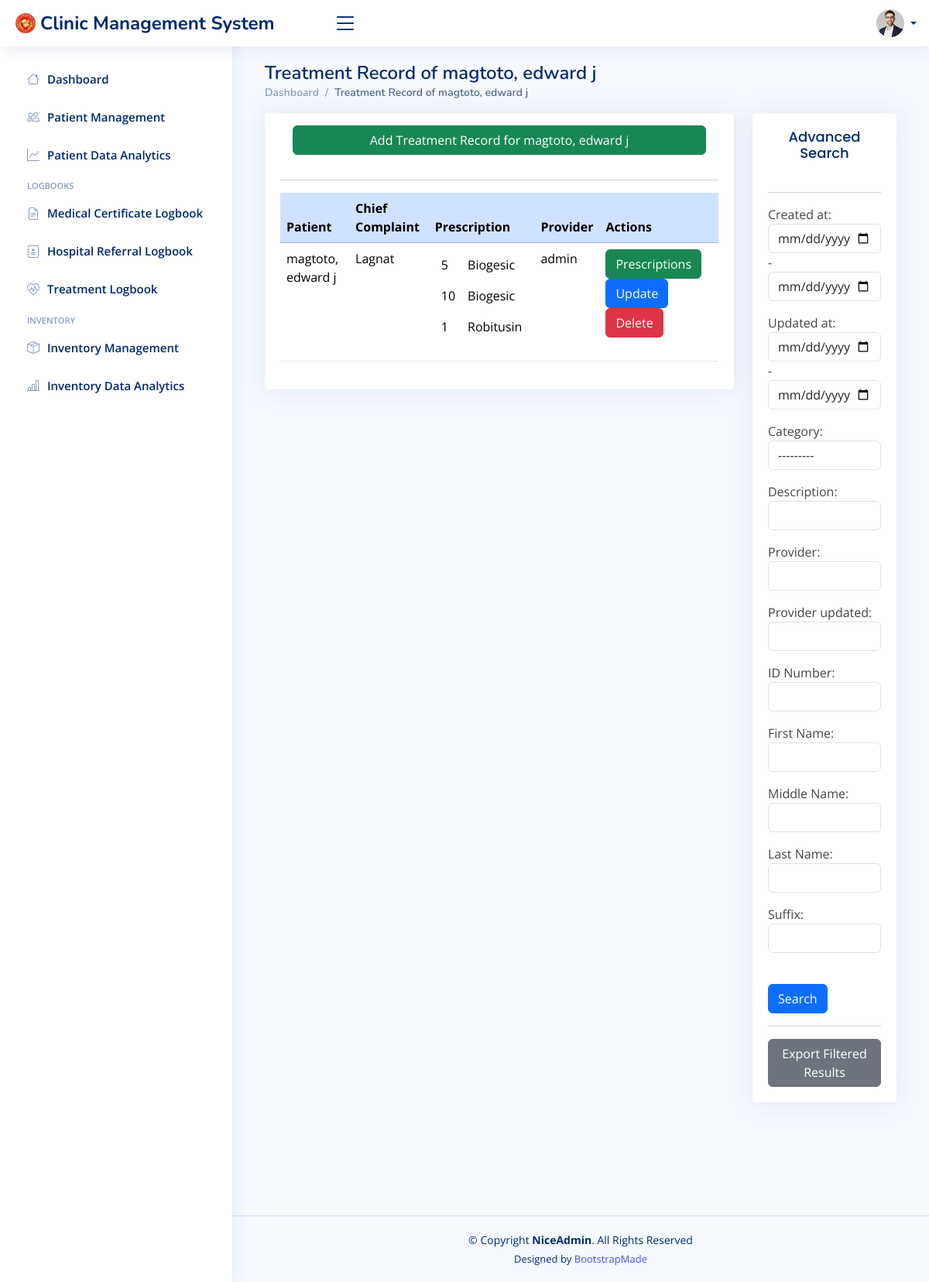
Page /treatmentdata/1/ on the earlier database version.
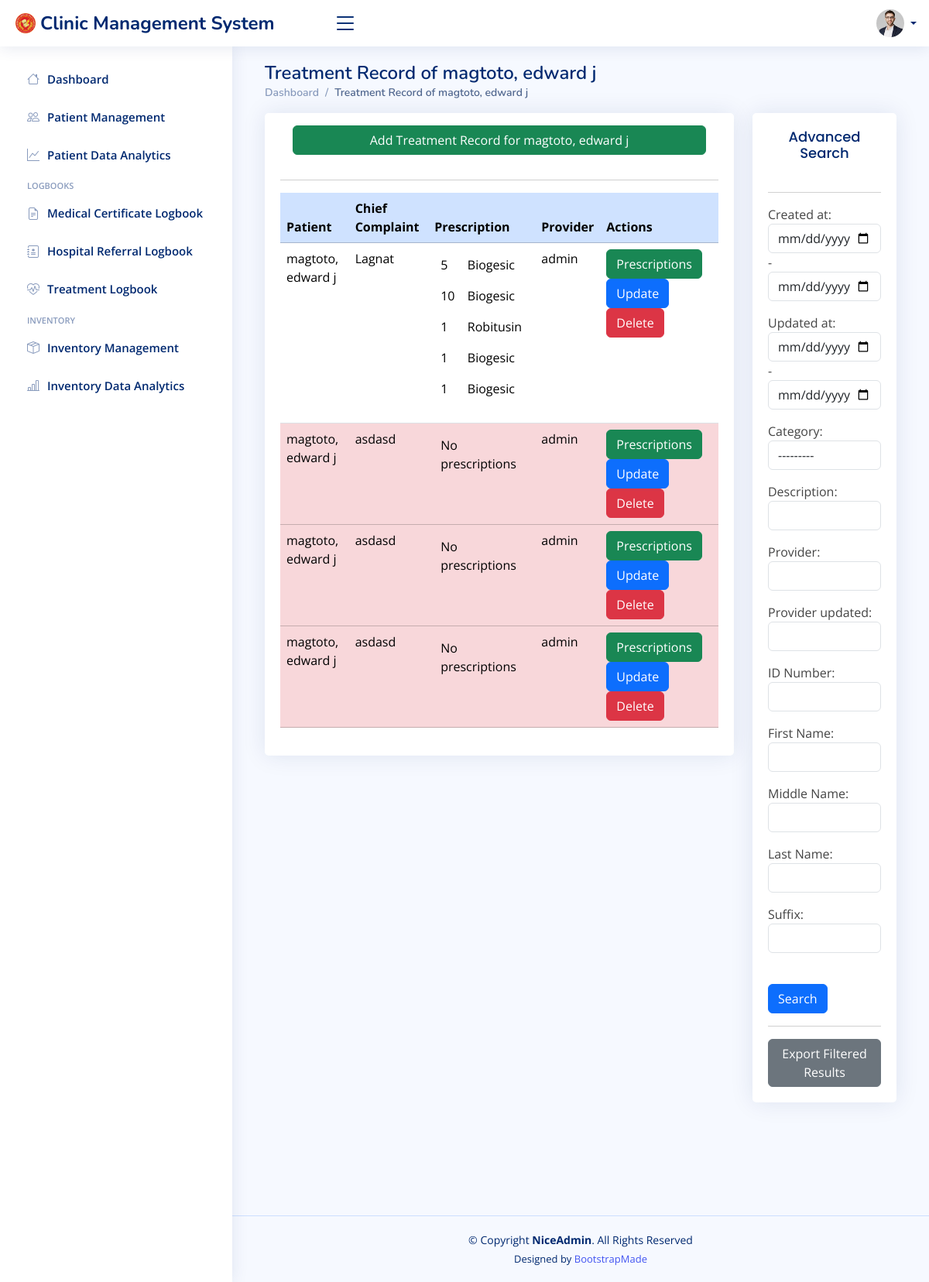
Same page on the later database version.
### cms/models.py (models this page shows, shortened)
class Treatment_logbook(models.Model):
    created_at = models.DateTimeField(auto_now_add=True)
    updated_at = models.DateTimeField(auto_now=True)
    unique_number = models.ForeignKey('Patient', on_delete=models.RESTRICT)
    CATEGORY_CHOICES = [
        ("A", "A. Alimentary System"),
        ("B", "B. Respiratory System"),
        ("C", "C. Musculo-Skeletal System"),
        ("D", "D. Integumentary System"),
        ("E", "E. Urinary System"),
        ("F", "F. Metabolic Endocrine System"),
        ("G", "G. Cardiovascular System"),
        ("H", "H. Eyes, Ears, Nose & Throat Disorders"),
        ("I", "I. Communicable Diseases"),
        ("J", "J. Blood Disorders"),
        ("K", "K. Neurological Disorders"),
        ("L", "L. OB-GYNE Cases"),
        ("M", "M. Dental Cases"),
        ("N", "N. Physical Examinations"),
        ("O", "O. Referrals"),
        ("P", "P. Follow-up Check-up"),
        ("Q", "Q. Others"),
    ]
    category = models.CharField(max_length=1, choices=CATEGORY_CHOICES)
    description = models.CharField(max_length=1000)
    provider = models.CharField(max_length=100)
    provider_updated = models.CharField(max_length=100, blank=True)

class patient(models.Model):
    created_at = models.DateTimeField(auto_now_add=True)
    updated_at = models.DateTimeField(auto_now=True)
    unique_number = models.CharField(unique=True, max_length=10)
    first_name = models.CharField(max_length=100)
    middle_name = models.CharField(max_length=100)
    last_name = models.CharField(max_length=100)
    suffix = models.CharField(max_length=2, blank=True)
    SEX_CHOICES = [
        ("Male", "Male"),
        ("Female", "Female"),
    ]
    sex = models.CharField(max_length=6, choices=SEX_CHOICES)
    height = models.CharField(max_length=10, blank=True)
    weight = models.CharField(max_length=10, blank=True)
    address = models.CharField(max_length=100, blank=True)
    DEPARTMENT_CHOICES = [
        ("Empl", "Employee"),
        ("COE", "COE - College of Education"),
        ("CEA", "CEA - College of Architecture and Engineering"),
        ("CBS", "CBS - College of Business Studies"),
        ("CAS", "CAS - College of Arts and Science"),
        ("CSSP", "CSSP - College of Scial Science and Philosophy"),
        ("CCS", "CCS - College of Computing Studies"),
        ("CHTM", "CHTM - College of Hospitality and Tourism Management"),
        ("CIT", "CIT - College of Industrial Technology"),
        ("Law", "Law - School of Law"),
        ("GS", "GS - Graduate Studies"),
        ("SHS", "SHS - Senior High School"),
        ("LHS", "LHS - Laboratory High School"),
    ]
    department = models.CharField(max_length=4, choices=DEPARTMENT_CHOICES)
    course = models.CharField(max_length=100, blank=True, null=True)
    year_and_section = models.CharField(max_length=10, blank=True)
    contact_number = models.PositiveIntegerField(default='09')
    provider = models.CharField(max_length=100, blank=True)
    provider_updated = models.CharField(max_length=100, blank=True)
    def __str__(self):
        return f'{self.last_name}, {self.first_name} {self.middle_name}'

class Prescription(models.Model):
    created_at = models.DateTimeField(auto_now_add=True)
    updated_at = models.DateTimeField(auto_now=True)
    treatment_logbook = models.ForeignKey('Treatment_logbook', on_delete=models.RESTRICT, related_name='prescriptions')
    medicine = models.ForeignKey('Stock', on_delete=models.RESTRICT)
    quantity_prescribed = models.PositiveIntegerField(default=1)
    description = models.CharField(max_length=1000, null=True, blank=True)
    provider = models.CharField(max_length=100, blank=True)
    provider_updated = models.CharField(max_length=100, blank=True)

class Stock(models.Model):
    created_at = models.DateTimeField(auto_now_add=True)
    updated_at = models.DateTimeField(auto_now=True)
    medicine = models.ForeignKey("Medicine", on_delete=models.RESTRICT)
    stock_quantity = models.PositiveIntegerField(default=0)
    choices = [
        ("box", "Box"),
        ("piece", "Piece"),
    ]
    unit = models.CharField(max_length=5, choices=choices)
    quantity_per_unit = models.PositiveIntegerField(default=1)
    expiration_date = models.DateField()
    initial_stocks = models.PositiveIntegerField(blank=True, null=True)
    current_stock = models.PositiveIntegerField(blank=True, null=True)
    provider = models.CharField(max_length=100, blank=True, null=True)
    provider_updated = models.CharField(max_length=100, blank=True)
    disposed = models.BooleanField(default=False)

class Medicine(models.Model):
    created_at = models.DateTimeField(auto_now_add=True)
    updated_at = models.DateTimeField(auto_now=True)
    brand_name = models.CharField(max_length=100)
    generic_name = models.CharField(max_length=100)
    dosage_form = models.CharField(max_length=100)
    dosage_strength = models.CharField(max_length=100)
    provider = models.CharField(max_length=100, blank=True, null=True)
    provider_updated = models.CharField(max_length=100, blank=True)

### cms/views.py (the view)
# urls.py: path('treatmentdata/<str:fk>/', views.treatmentdata_view, name="Treatment Data"),
def treatmentdata_view(request, fk):
    if fk == '0':
        p = '0'
        myFilter = TreatmentFilter(request.GET, queryset=Treatment_logbook.objects.all().order_by('-id'))
    else:
        p = get_object_or_404(patient, id=fk)
        myFilter = TreatmentFilter(request.GET, queryset=Treatment_logbook.objects.filter(unique_number__id=fk))
    records = myFilter.qs
    if fk == '0':
        context = {'records':records, 'myFilter':myFilter, 'fk':fk}
    else:
        context = {'records':records, 'myFilter':myFilter, 'fk':fk, 'p':p}
    return render(request, 'cms/treatment-data.html', context)

### cms/templates/cms/treatment-data.html (shortened to what the changed rows need)
{% extends "cms/base.html" %}
{% block content %}
<div class="container">
    <div class="pagetitle">
        {% if fk == '0' %}
        <h1>Treatment Records</h1>
        {% else %}
        <h1>Treatment Record of {{ p }}</h1>
        {% endif %}
    </div>
    <div class="row">
        <div class="col-lg-9">
            <div class="card card-body">
                <div class="table-responsive">
                    <table class="table datatable">
                        <thead>
                            <tr>
                                <th class="table-primary">Patient</th>
                                <th class="table-primary">Chief Complaint</th>
                                <th class="table-primary">Prescription</th>
                                <th class="table-primary">Provider</th>
                                <th class="table-primary">Actions</th>
                            </tr>
                        </thead>
                        <tbody>
                            {% for Treatment_logbook in records %}
                            <tr {% if not Treatment_logbook.prescriptions.all %}class="table-danger"{% endif %}>
                                <td>{{Treatment_logbook.unique_number}}</td>
                                <td>{{Treatment_logbook.description}}</td>
                                <td>
                                    <table class="table table-borderless">
                                        {% for prescription in Treatment_logbook.prescriptions.all %}
                                        <tr>
                                            <td>{{ prescription.quantity_prescribed }}</td>
                                            <td>{{ prescription.medicine.medicine.brand_name }}</td>
                                        </tr>
                                        {% empty %}
                                        <tr>
                                            <td class="table-danger" colspan="2">No prescriptions</td>
                                        </tr>
                                        {% endfor %}
                                    </table>
                                </td>
                                <td>{{Treatment_logbook.provider}}</td>
                                <td>
                                    <a href="{% url 'Prescription Data' Treatment_logbook.id %}">
                                        <button class="btn btn-success" type="button">Prescriptions</button>
                                    </a>
                                    <a href="{% url 'Treatment Update' Treatment_logbook.id %}">
                                        <button class="btn btn-primary" type="button">Update</button>
                                    </a>
                                    <a href="{% url 'Treatment Delete' Treatment_logbook.id %}">
                                        <button class="btn btn-danger" type="button">Delete</button>
                                    </a>
                                </td>
                            </tr>
                            {% endfor %}
                        </tbody>
                    </table>
                </div>
            </div>
        </div>
        <div class="col-lg-3">
            <div class="card card-body">
                <h2 class="card-title text-center">Advanced Search</h2>
            </div>
        </div>
    </div>
{% endblock content %}

Differences in the rows shown:
added Prescription: quantity_prescribed "1", medicine.medicine.brand_name "Biogesic", shown under Treatment_logbook "Lagnat"
added Prescription: quantity_prescribed "1", medicine.medicine.brand_name "Biogesic", shown under Treatment_logbook "Lagnat"
added Treatment_logbook: unique_number "magtoto, edward j", description "asdasd", provider "admin"
added Treatment_logbook: unique_number "magtoto, edward j", description "asdasd", provider "admin"
added Treatment_logbook: unique_number "magtoto, edward j", description "asdasd", provider "admin"
